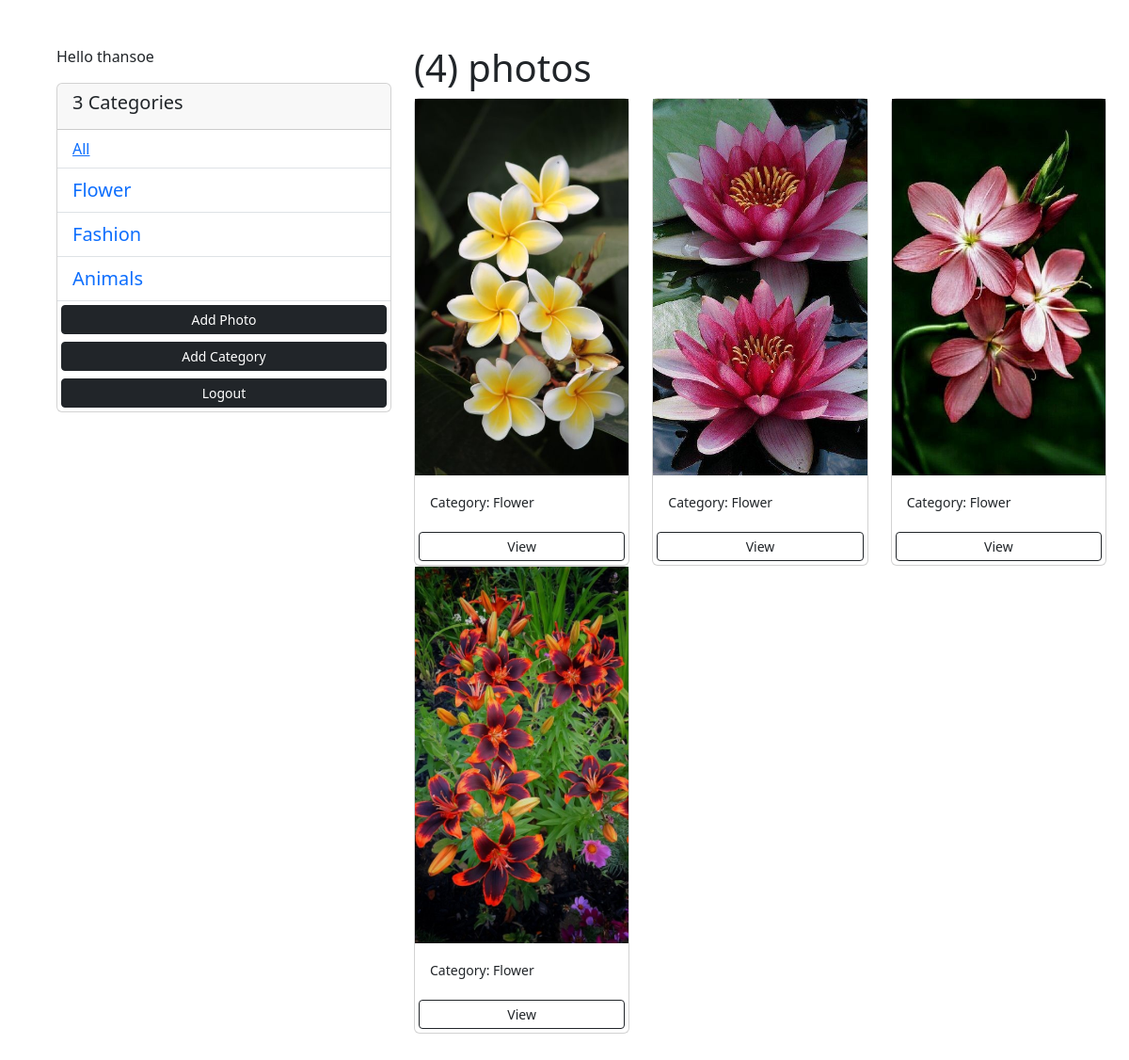
Screenshot of /gallary/?category=Flower (signed in) with the database file from the repository.
### myapp/models.py (models this page shows, shortened)
class Category(models.Model):
     user = models.ForeignKey(User, on_delete=models.SET_NULL, null=True, blank=True)
     name = models.CharField(max_length=100,   null=False, blank=False)
     def __str__(self):
          return self.name

class Photo(models.Model):
     category = models.ForeignKey(Category, on_delete=models.SET_NULL, null=True)
     title = models.CharField(max_length=100, null=True, blank=True)
     image = models.ImageField(null=False, blank=False)
     description = models.TextField()
     created=models.DateTimeField(auto_now=True,null=True)
     updated=models.DateTimeField(auto_now=True,null=True)

### myapp/views.py (the view)
# urls.py: path('gallary/', views.gallary, name= "gallary"),
@login_required(login_url='login')
def gallary(request):
     user = request.user
     category = request.GET.get('category')
     if category == None:
          photos = Photo.objects.filter(category__user=user)
     else:
          photos = Photo.objects.filter(category__name=category, category__user=user)
     categories = Category.objects.filter(user=user)
     context = {
          'categories':categories,
          'photos':photos
     }
     return render(request, 'photos/gallary.html', context)

### myapp/templates/photos/gallary.html (shortened to what this page needs)
<!DOCTYPE html>
<html lang="en">
  <head>
    <link
      href="https://cdn.jsdelivr.net/npm/bootstrap@5.3.1/dist/css/bootstrap.min.css"
      rel="stylesheet"
    />
  </head>
  <body>
    <div class="container m-5">
      <div class="row">
        <div class="col-md-4">
          {% if request.user.is_authenticated %}
               <p>Hello {{ request.user }}</p>
          {% endif %}
          <div class="card">
            <div class="card-header">
              <h5> {{ categories.count }} Categories</h5>
            </div>
            <ul class="list-group list-group-flush">
              <li class="list-group-item">
                <a href="{% url 'gallary' %}" class="">All</a>
              </li>
              {% for category in categories %}
              <li class="list-group-item">
                <a
                  href="{% url 'gallary' %}?category={{category.name}}"
                  class="lk"
                >
                  {{ category.name }}
                </a>
              </li>
              {% endfor %}
              <a
                href="{% url 'addPhoto' %}"
                class="btn btn-block btn-dark btn-sm m-1"
                >Add Photo
              </a>
              <a
                href="{% url 'addCategory' %}"
                class="btn btn-block btn-dark btn-sm m-1"
                >Add Category
              </a>
              <a
                href="{% url 'login' %}"
                class="btn btn-block btn-dark btn-sm m-1"
                >Logout
              </a>
            </ul>
          </div>
        </div>
        <div class="col col-md-8">
          <div class="row">
            <h1>({{ photos.count }}) photos</h1>
            {% for photo in photos %}
            <div class="col-lg-4 col-sm-12 col-md-6">
              <div class="card">
                <img
                  src="{{ photo.image.url }}"
                  class="image-thumbail"
                  alt="..."
                />
                <div class="card-body">
                  <small>Category: {{ photo.category}}</small>
                </div>
                <a
                  href="{% url 'photo' photo.id %}"
                  class="btn btn-outline-dark btn-sm m-1"
                  >View</a
                >
              </div>
            </div>
            {% empty %}
            <h3>There is no any photos....</h3>
            {% endfor %}
          </div>
        </div>
      </div>
    </div>
  </body>
</html>

### myapp/templates/photos/gallary.html (style rules this page uses)
.image-thumbail { height: 400px; object-fit: cover; }
.lk { text-decoration: none; font-size: 20px; }

### rows the page displays
Category: name "Flower"
Category: name "Fashion"
Category: name "Animals"
Photo: image (picture), category "Flower"
Photo: image (picture), category "Flower"
Photo: image (picture), category "Flower"
Photo: image (picture), category "Flower"

### other values shown
{{ request.user }} "thansoe"
{{ categories.count }} "3"
{{ photos.count }} "4"
